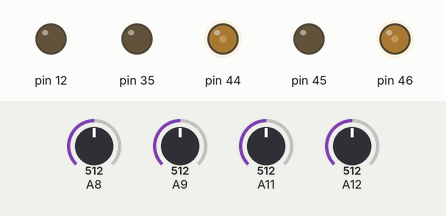
This sketch was run on a simulated Arduino Mega 2560, built with avr-gcc and run on an emulated ATmega2560. Parts: output pins drawn as LEDs (lit = HIGH). The inputs (shaded band) are chosen by the test bench; at power-on: A9 = 512, A11 = 512, A8 = 512, A12 = 512.

Above: at 1.2 s.
1.3 s: A9 set to 580
At 1.6 s:
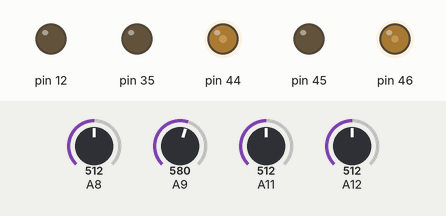
2.8 s: A11 set to 580
At 4.0 s:
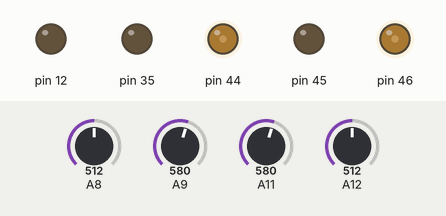
4.3 s: A8 set to 913
5.8 s: A8 set to 931
At 6.2 s:
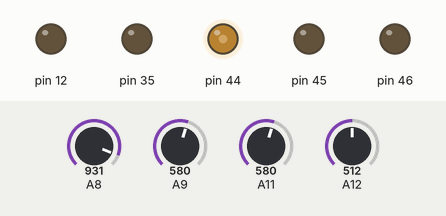
Timing chart, 0 to 8.3 s (numbered marks = the images above; inputs shaded):
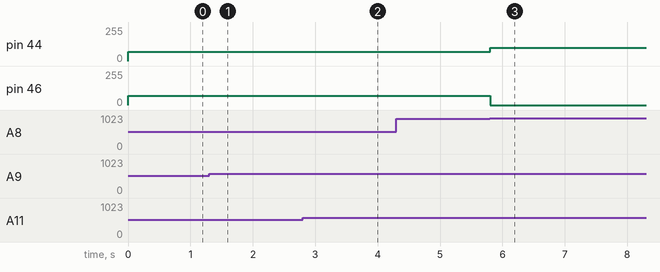

Measured:
- the behaviour switches between 920 and 921 on A8 (found by bisection; images 2 and 3)
- after the input at 1.3 s, pin 44: 69/255 → 71/255 at once; pin 46: 70/255 → 68/255 at once
- after the input at 2.8 s, pin 44: 71/255 → 69/255 at once; pin 46: 68/255 → 70/255 at once
- after the input at 4.3 s, every drawn part: stays the same
- after the input at 5.8 s, pin 44: 69/255 → 100/255 at once; pin 46: 70/255 → 0/255 at once

The sketch:

IPOE_A1.ino
```cpp
#define S1_threshold 920
#define S4_threshold 920
#define S2_min 540
#define S2_max 985
#define S3_min 570
#define S3_max 990

#define Motor_B 44
#define Motor_C 46

bool S1(){
  if(analogRead(A12) > S1_threshold){
    return true;
  }else{
    return false;
  }
}

bool S4(){
  if(analogRead(A8) > S4_threshold){
    return true;
  }else{
    return false;
  }
}

int S2(){
  return map(analogRead(A11), S2_max, S2_min, 0, 100);
}

int S3(){
  return map(analogRead(A9), S3_max, S3_min, 0, 100);
}

void Move(int Left_Pwr, int Right_Pwr){
    //Left_Pwr = map(Left_Pwr, 0, 100, 0 ,255);
    //Right_Pwr = map(Right_Pwr, 0, 100, 0 ,255);
    analogWrite(44, Left_Pwr);
    analogWrite(46, Right_Pwr);
}

void Stop(){
    analogWrite(44, 0);
    analogWrite(46, 0);
    analogWrite(12, 0);
    analogWrite(45, 0);
}

void Back(int Left_Pwr, int Right_Pwr){
    analogWrite(12, Left_Pwr);
    analogWrite(45, Right_Pwr);
}

float err = 0;
float err_old = 0;
float diff = 0;

void PD(float Kp, float Kd, int pwr){
    err = S2() - S3();
    diff = (err * Kp) + ((err - err_old) * Kd);
    Move(pwr + diff, pwr - diff);
    err_old = err;
}

void SenDbgView() {
//  Serial.print(analogRead(A8));
//  Serial.print(",");
//  Serial.print(analogRead(A9));
//  Serial.print(",");
//  Serial.print(analogRead(A11));
//  Serial.print(",");
//  Serial.println(analogRead(A12));
  Serial.print(S1());
  Serial.print(",");
  Serial.print(S4());
  Serial.print(",,");
  Serial.print(S2());
  Serial.print(",");
  Serial.print(S3());
  Serial.println(",");
  delay(100);
}

void setup() {
  Serial.begin(9600);
  //IR CNM10010
  pinMode(A8, INPUT);
  pinMode(A9, INPUT);
  pinMode(A11, INPUT);
  pinMode(A12, INPUT);
  //MotorPWM
  pinMode(12, OUTPUT);
  pinMode(44, OUTPUT);
  pinMode(45, OUTPUT);
  pinMode(46, OUTPUT);
  //Buzzer
  pinMode(35, OUTPUT);
}

void loop() {
  if( S1() ){
    while (S3() > 40){
      Move(0, 100);
    }
  }else if ( S4() ){
    while (S2() > 40){
      Move(100, 0);
    }
  }else{
    PD(0.13, 2, 70);
  }

}
```
